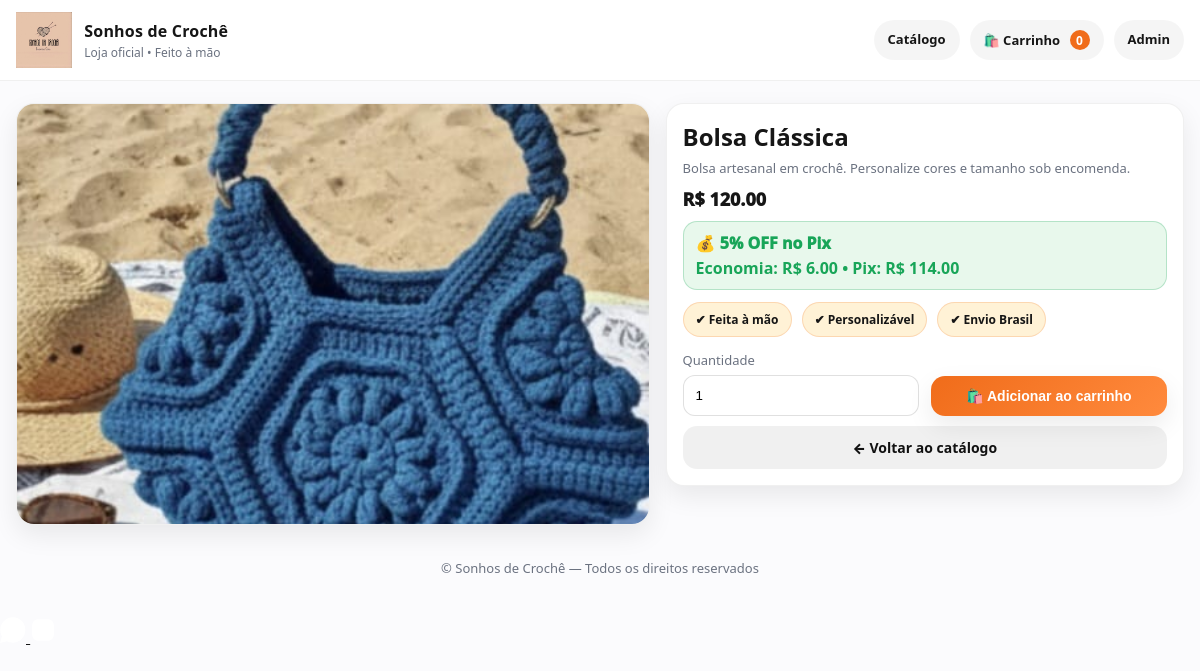
Before: /produto/20 with the older database file.
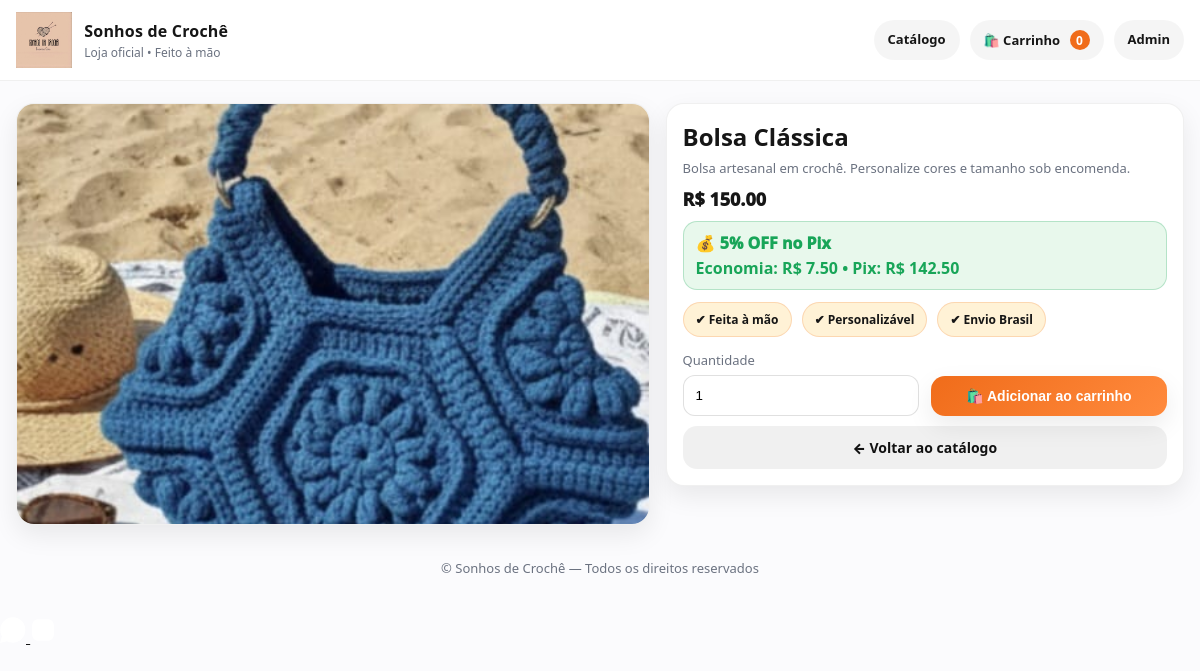
After: the same page with the newer database file.
### app.py (models this page shows)
class Product(db.Model):
    id = db.Column(db.Integer, primary_key=True)
    name = db.Column(db.String(120), nullable=False)
    description = db.Column(db.Text, default="")
    price = db.Column(db.Numeric(10, 2), nullable=False, default=0)
    image_url = db.Column(db.Text, default="")  # legado (opcional)
    is_active = db.Column(db.Boolean, default=True)
    created_at = db.Column(db.DateTime, nullable=False, default=datetime.utcnow)
    images = db.relationship("ProductImage", backref="product", cascade="all, delete-orphan", lazy=True)

### app.py (the view)
    @app.route("/produto/<int:product_id>")
    def product_detail(product_id):
        product = Product.query.get_or_404(product_id)
        if not product.is_active:
            abort(404)
        images = ProductImage.query.filter_by(product_id=product.id).order_by(ProductImage.created_at.asc()).all()
        return render_template("product.html", product=product, images=images)

### templates/product.html (shortened to what this page needs)
{% extends "base.html" %}
{% block content %}
<div class="grid" style="grid-template-columns:1.1fr .9fr;gap:16px;align-items:start">
  <div class="card">
    <div class="media" style="height:420px">
      {% if images and images|length > 0 %}
        <img src="{{ images[0].image_url }}" alt="{{ product.name }}">
      {% else %}
        <img src="{{ product.image_url or url_for('static', filename='img/placeholder.jpg') }}" alt="{{ product.name }}">
      {% endif %}
    </div>
  </div>
  <div class="card">
    <div class="card-pad">
      <h2 style="margin:0 0 6px">{{ product.name }}</h2>
      <div class="muted">{{ product.description }}</div>
      <div class="price">R$ {{ "%.2f"|format(product.price) }}</div>
      {% if pix_discount_percent() > 0 %}
        {% set pix_price = price_with_pix_discount(product.price) %}
        {% set eco = (product.price - pix_price) %}
        <div class="pix">
          <div class="line1">💰 {{ pix_discount_percent() }}% OFF no Pix</div>
          <div class="line2">Economia: R$ {{ "%.2f"|format(eco) }} • Pix: R$ {{ "%.2f"|format(pix_price) }}</div>
        </div>
      {% endif %}
      <div class="kpis">
        <span class="chip">✔ Feita à mão</span>
        <span class="chip">✔ Personalizável</span>
        <span class="chip">✔ Envio Brasil</span>
      </div>
      <form method="post" action="{{ url_for('cart_add', product_id=product.id) }}" style="margin-top:14px">
        <div class="form-row">
          <div>
            <label class="muted">Quantidade</label>
            <input type="number" name="qty" value="1" min="1" max="99">
          </div>
          <div style="display:flex;align-items:end">
            <button class="btn primary block">🛍️ Adicionar ao carrinho</button>
          </div>
        </div>
      </form>
      <a class="btn soft block" style="margin-top:10px" href="{{ url_for('index') }}">← Voltar ao catálogo</a>
    </div>
  </div>
</div>
{% endblock %}

Changed rows visible on the page:
changed Product "Bolsa Clássica": price "120.00" → "150.00"
Other visible differences:
{{ "%.2f"|format(eco) }}: "6.00" → "7.50"
{{ "%.2f"|format(pix_price) }}: "114.00" → "142.50"
